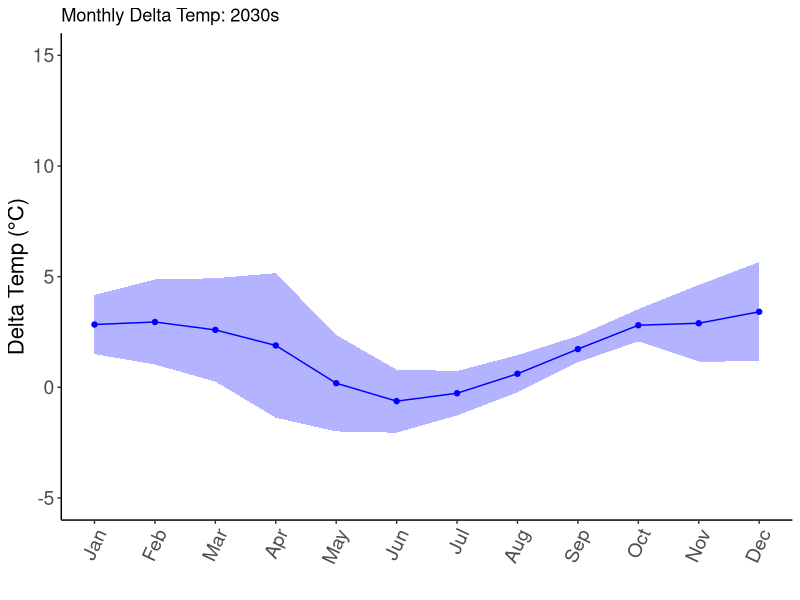
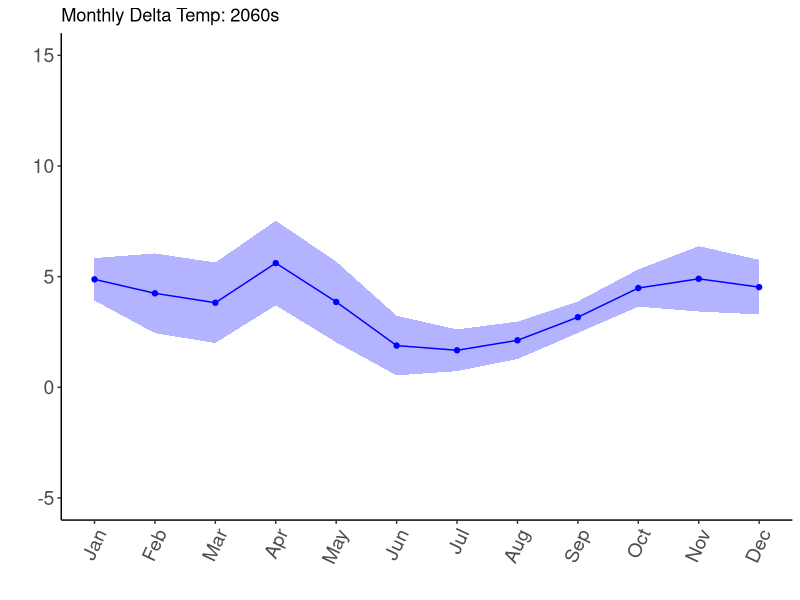
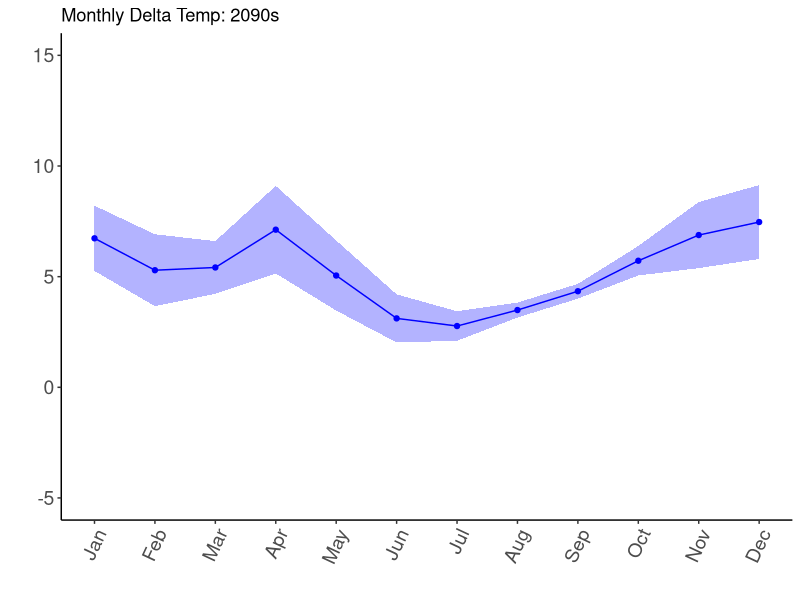
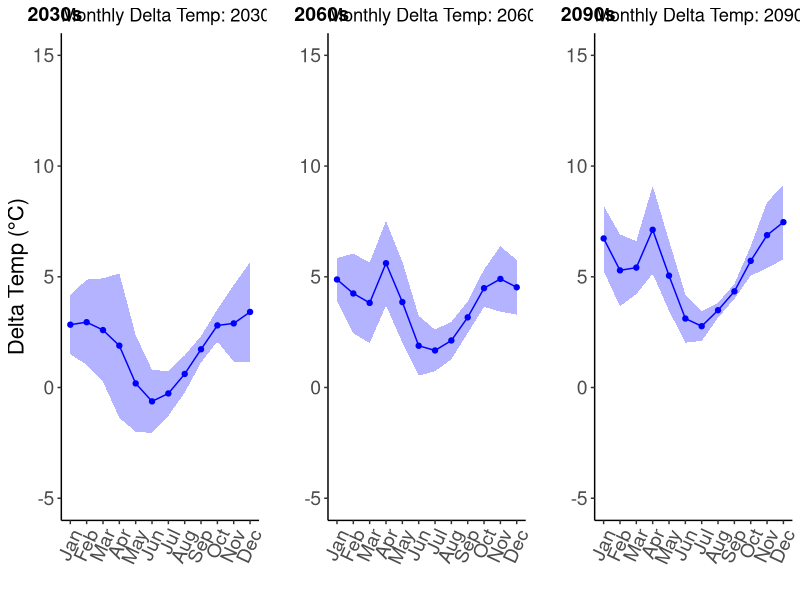

Source code (R) for these figures, in order:
#CRD Monthly Temp Changes RCP 4.5

rm(list = ls())

# Load required libraries
library(dplyr)
library(ggplot2)
library(ggpubr)
library(lubridate)

# Read in the dataset (update file path as necessary)
# Assuming the dataset is stored in a CSV file
Mod_CRD45 <- read.csv("Corr_Mod_CRD45_0.csv")

# Convert 'time' to Date and extract year and month
Mod_CRD45$time <- as.Date(Mod_CRD45$time, format = "%Y-%m-%d")
Mod_CRD45$Year <- year(Mod_CRD45$time)
Mod_CRD45$Month <- format(Mod_CRD45$time, "%B")

# Calculate monthly averages for each decade
calculate_monthly_averages <- function(data, decade_start, decade_end) {
  # Initialize empty dataframe to store monthly averages
  monthly_avg_table <- data.frame(Pond = character(), Month = factor(), AvgTemp = numeric(), Year = integer(), stringsAsFactors = FALSE)
  
  # Loop through each year in the decade
  for (yr in decade_start:decade_end) {
    yearly_data <- data %>%
      filter(Year == yr)
    
    # Loop through each pond
    for (pond_name in unique(data$pond_name)) {
      pond_data <- yearly_data %>%
        filter(pond_name == pond_name)
      
      # Loop through each month
      for (month in month.name) {
        monthly_data <- pond_data %>%
          filter(Month == month)
        
        # Calculate the mean of 'med' for the current month
        avg_temp <- mean(monthly_data$med, na.rm = TRUE)
        
        # Append results to monthly_avg_table dataframe
        monthly_avg_table <- rbind(
          monthly_avg_table,
          data.frame(Pond = pond_name, Month = factor(month, levels = month.name), AvgTemp = avg_temp, Year = yr)
        )
      }
    }
  }
  
  return(monthly_avg_table)
}

# Calculate monthly averages for the historical and projected decades
monthly_means <- calculate_monthly_averages(Mod_CRD45, 2012, 2020)
monthly_avg_2030s <- calculate_monthly_averages(Mod_CRD45, 2030, 2039)
monthly_avg_2060s <- calculate_monthly_averages(Mod_CRD45, 2060, 2069)
monthly_avg_2090s <- calculate_monthly_averages(Mod_CRD45, 2090, 2099)

# Combine all datasets into one dataframe and add a Decade column
monthly_means <- monthly_means %>% mutate(Decade = "2020s")
monthly_avg_2030s <- monthly_avg_2030s %>% mutate(Decade = "2030s")
monthly_avg_2060s <- monthly_avg_2060s %>% mutate(Decade = "2060s")
monthly_avg_2090s <- monthly_avg_2090s %>% mutate(Decade = "2090s")

combined_monthly_avg <- bind_rows(monthly_means, monthly_avg_2030s, monthly_avg_2060s, monthly_avg_2090s)
str(combined_monthly_avg)

# Calculate the difference from the reference year (2020s)
reference_year_avg <- combined_monthly_avg %>%
  filter(Decade == "2020s") %>%
  group_by(Month) %>%
  summarise(avg_temp_ref_year = mean(AvgTemp, na.rm = TRUE))

combined_monthly_avg <- combined_monthly_avg %>%
  left_join(reference_year_avg, by = "Month") %>%
  mutate(diff_AvgTemp = AvgTemp - avg_temp_ref_year)

# Filter out the reference decade for further analysis
DeltaMonthly_CRD45 <- combined_monthly_avg %>% filter(Decade != "2020s")

# Group by Month and Decade, calculate mean and standard deviation of differences
summary_stats2 <- DeltaMonthly_CRD45 %>%
  mutate(Month = format(as.Date(paste0(Month, " 1 2000"), "%B %d %Y"), "%m")) %>%  # Standardize month to numeric
  group_by(Month, Decade) %>%
  summarise(
    mean_diff_AvgTemp = mean(diff_AvgTemp, na.rm = TRUE),
    sd_diff_AvgTemp = sd(diff_AvgTemp, na.rm = TRUE),
    .groups = "drop"
  )
summary_stats2

# Function to create plots for each decade
create_plot <- function(data, decade_label, y_label = "Delta Temp (°C)") {
  data <- data %>% mutate(Month = as.numeric(Month))  # Convert Month to numeric for plotting
  
  ggplot(data, aes(x = Month)) +
    geom_point(aes(y = mean_diff_AvgTemp), color = "blue") +
    geom_line(aes(y = mean_diff_AvgTemp), color = "blue") +
    geom_ribbon(aes(ymin = mean_diff_AvgTemp - sd_diff_AvgTemp, 
                    ymax = mean_diff_AvgTemp + sd_diff_AvgTemp), 
                fill = "blue", alpha = 0.3) +
    scale_x_continuous(breaks = 1:12, labels = month.abb) +
    ylim(-5, 15) +
    theme_classic() +
    labs(x = "", y = y_label, title = paste("Monthly Delta Temp:", decade_label)) +
    theme(
      axis.text.x = element_text(angle = 65, hjust = 1),
      axis.title = element_text(size = 16),
      axis.text = element_text(size = 14)
    )
}

# Create plots for each decade
MonthlyStats_2030 <- summary_stats2 %>% filter(Decade == "2030s")
MonthlyStats_2060 <- summary_stats2 %>% filter(Decade == "2060s")
MonthlyStats_2090 <- summary_stats2 %>% filter(Decade == "2090s")

MonthlyStats_2030Plot <- create_plot(MonthlyStats_2030, "2030s")
MonthlyStats_2030Plot
MonthlyStats_2060Plot <- create_plot(MonthlyStats_2060, "2060s", y_label = "")
MonthlyStats_2060Plot
MonthlyStats_2090Plot <- create_plot(MonthlyStats_2090, "2090s", y_label = "")
MonthlyStats_2090Plot

# Combine the plots into a single panel
DeltaMonth_CRD45_plot <- ggarrange(
  MonthlyStats_2030Plot, 
  MonthlyStats_2060Plot, 
  MonthlyStats_2090Plot, 
  ncol = 3, 
  labels = c("2030s", "2060s", "2090s")
)
DeltaMonth_CRD45_plot

# Save the combined plot
ggsave("Corr_DeltaMonthCRD45.png", plot = DeltaMonth_CRD45_plot, width = 12, height = 3)

# Save data as CSV files for each decade
write.csv(MonthlyStats_2030, file = "Corr_MonthlyStatsCRD45_2030.csv", row.names = FALSE)
write.csv(MonthlyStats_2060, file = "Corr_MonthlyStatsCRD45_2060.csv", row.names = FALSE)
write.csv(MonthlyStats_2090, file = "Corr_MonthlyStatsCRD45_2090.csv", row.names = FALSE)
